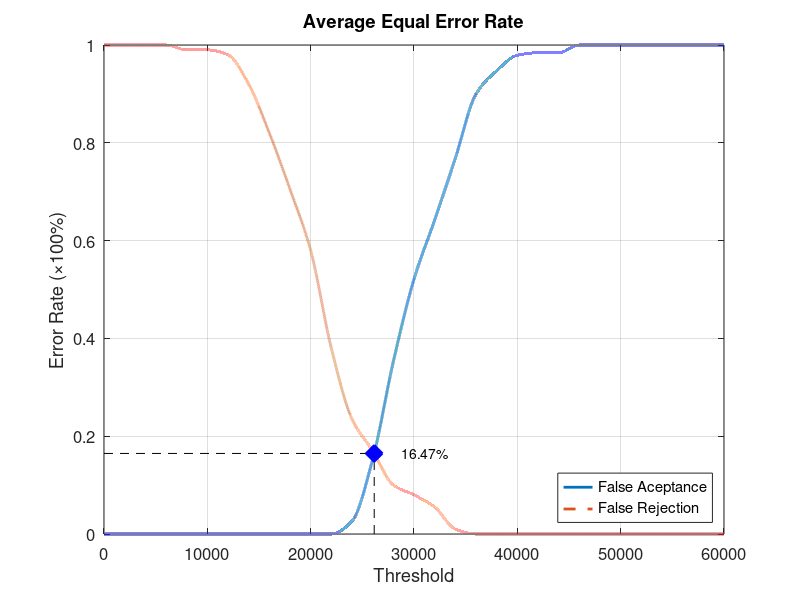
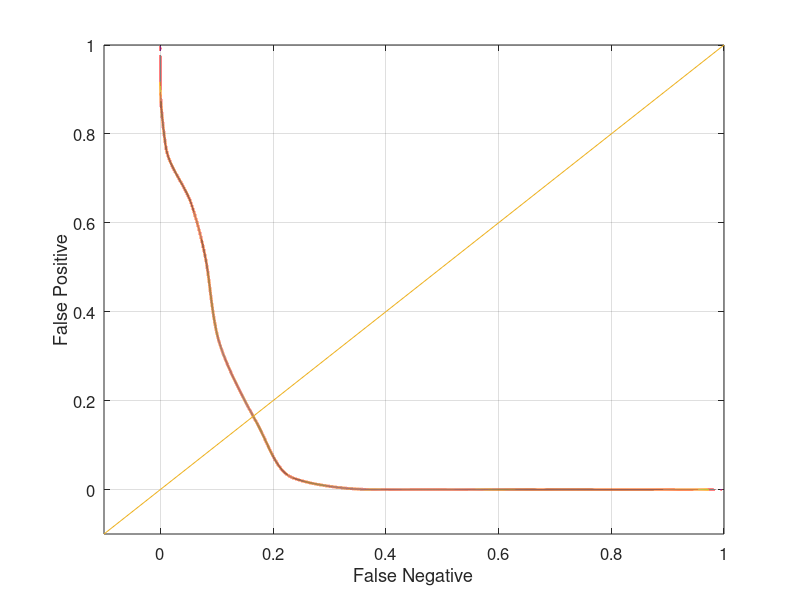

MATLAB code for these plots, in order:
function yEER = Database1_3
close all;
clear;
clc;
x = 0:2000:60000;
xq = 0:0.5:60000;

y0 = [0 0 0 0 0 0 0 0 0 0 0 0 0.0263158 0.152632 0.352632 0.521053 0.642105 0.768421 0.9 0.947368 0.978947 0.984211 0.984211 1 1 1 1 1 1 1 1];
yy0 = interp1(x, y0, xq, 'pchip');
y1 = [1 1 1 1 0.99 0.99 0.98 0.92 0.82 0.705 0.58 0.38 0.235 0.17 0.1 0.08 0.055 0.01 0 0 0 0 0 0 0 0 0 0 0 0 0];
yy1 = interp1(x, y1, xq, 'pchip');

% Calculating EER: 
y2 = abs(y0 - y1);
find(y2 == min(y2))
yy2 = abs(yy0 - yy1);
xEER = find(yy2 == min(yy2));
xEERIndex = xq(xEER) % X-axis EER
yEER = yy0(xEER) % Y-axis EER

main = figure
plot(xq, yy0,'-','LineWidth', 2);	hold on
plot(xq, yy1,'--','LineWidth', 2);	hold on
plot([xEERIndex xEERIndex], [0 yEER], 'k--');	hold on
plot([0 xEERIndex], [yEER yEER], 'k--');	hold on
plot(xEERIndex, yEER, 'bx', 'LineWidth', 10);	hold on
text(xEERIndex + 10 * xEERIndex / 100, yEER, [num2str(round((10000 * yEER)) / 100) '%'])
legend('False Aceptance', 'False Rejection', 'Location', 'SouthEast')
xlabel('Threshold')
ylabel('Error Rate (\times100%)')
title('Average Equal Error Rate')
set(gca, 'FontSize', 12)
axis([0 60000 0 1])
grid on

print(main, 'Database1_3Main', '-dpng');
FNRxFPR = figure('Color', [1 1 1]);
plot(yy1, yy0, '-', yy1, yy0, 'LineWidth', 2);
hold on
y = -0.1:0.1:1
plot(y, y); 
set(gca, 'FontSize', 12)
xlabel('False Negative')
ylabel('False Positive')
axis([-0.1 1 -0.1 1])
set(gca, 'FontSize', 12)
grid on

print(FNRxFPR, 'Database1_3FNRxFPR','-dpng');
end
